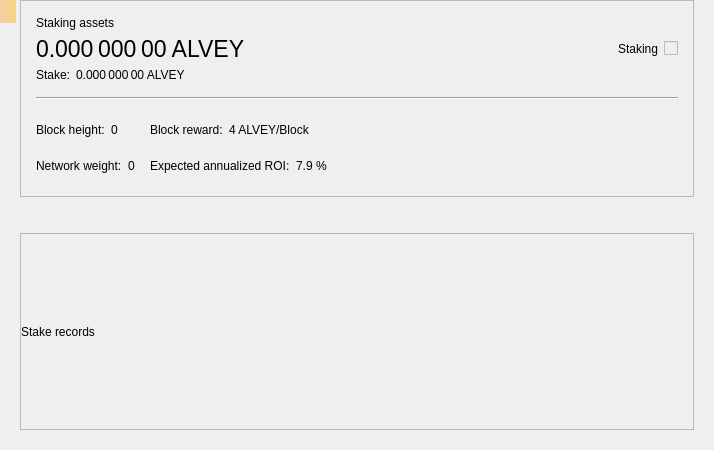
<?xml version="1.0" encoding="UTF-8"?>
<ui version="4.0">
 <class>StakePage</class>
 <widget class="QWidget" name="StakePage">
  <property name="geometry">
   <rect>
    <x>0</x>
    <y>0</y>
    <width>714</width>
    <height>450</height>
   </rect>
  </property>
  <property name="windowTitle">
   <string>Form</string>
  </property>
  <layout class="QVBoxLayout" name="verticalLayout_3">
   <property name="leftMargin">
    <number>20</number>
   </property>
   <property name="topMargin">
    <number>0</number>
   </property>
   <property name="rightMargin">
    <number>20</number>
   </property>
   <property name="bottomMargin">
    <number>20</number>
   </property>
   <item>
    <widget class="QFrame" name="frameStakeInfo">
     <property name="frameShape">
      <enum>QFrame::StyledPanel</enum>
     </property>
     <property name="frameShadow">
      <enum>QFrame::Raised</enum>
     </property>
     <layout class="QVBoxLayout" name="verticalLayout">
      <property name="spacing">
       <number>15</number>
      </property>
      <property name="leftMargin">
       <number>15</number>
      </property>
      <property name="topMargin">
       <number>15</number>
      </property>
      <property name="rightMargin">
       <number>15</number>
      </property>
      <property name="bottomMargin">
       <number>15</number>
      </property>
      <item>
       <layout class="QGridLayout" name="gridLayout_2">
        <property name="spacing">
         <number>6</number>
        </property>
        <item row="1" column="0">
         <widget class="QLabel" name="labelAssets">
          <property name="font">
           <font>
            <pointsize>17</pointsize>
           </font>
          </property>
          <property name="cursor">
           <cursorShape>IBeamCursor</cursorShape>
          </property>
          <property name="toolTip">
           <string>Your current spendable balance</string>
          </property>
          <property name="text">
           <string notr="true">0.000 000 00 ALVEY</string>
          </property>
          <property name="alignment">
           <set>Qt::AlignLeading|Qt::AlignLeft|Qt::AlignVCenter</set>
          </property>
          <property name="textInteractionFlags">
           <set>Qt::LinksAccessibleByMouse|Qt::TextSelectableByMouse</set>
          </property>
         </widget>
        </item>
        <item row="0" column="0">
         <widget class="QLabel" name="labelAssetsText">
          <property name="text">
           <string>Staking assets</string>
          </property>
          <property name="alignment">
           <set>Qt::AlignLeading|Qt::AlignLeft|Qt::AlignVCenter</set>
          </property>
         </widget>
        </item>
        <item row="1" column="2">
         <spacer name="horizontalSpacer_2">
          <property name="orientation">
           <enum>Qt::Horizontal</enum>
          </property>
          <property name="sizeHint" stdset="0">
           <size>
            <width>40</width>
            <height>20</height>
           </size>
          </property>
         </spacer>
        </item>
        <item row="4" column="0">
         <layout class="QHBoxLayout" name="horizontalLayout_5">
          <property name="spacing">
           <number>6</number>
          </property>
          <item>
           <widget class="QLabel" name="labelStakeText">
            <property name="sizePolicy">
             <sizepolicy hsizetype="Maximum" vsizetype="Preferred">
              <horstretch>0</horstretch>
              <verstretch>0</verstretch>
             </sizepolicy>
            </property>
            <property name="text">
             <string>Stake:</string>
            </property>
            <property name="alignment">
             <set>Qt::AlignLeading|Qt::AlignLeft|Qt::AlignVCenter</set>
            </property>
           </widget>
          </item>
          <item>
           <widget class="QLabel" name="labelStake">
            <property name="text">
             <string>0.000 000 00 ALVEY</string>
            </property>
            <property name="alignment">
             <set>Qt::AlignLeading|Qt::AlignLeft|Qt::AlignVCenter</set>
            </property>
            <property name="textInteractionFlags">
             <set>Qt::LinksAccessibleByMouse|Qt::TextSelectableByMouse</set>
            </property>
           </widget>
          </item>
          <item>
           <spacer name="horizontalSpacer_3">
            <property name="orientation">
             <enum>Qt::Horizontal</enum>
            </property>
            <property name="sizeType">
             <enum>QSizePolicy::Minimum</enum>
            </property>
            <property name="sizeHint" stdset="0">
             <size>
              <width>0</width>
              <height>0</height>
             </size>
            </property>
           </spacer>
          </item>
         </layout>
        </item>
        <item row="1" column="4">
         <widget class="QLabel" name="labelStaking">
          <property name="text">
           <string>Staking</string>
          </property>
         </widget>
        </item>
        <item row="1" column="5">
         <widget class="QSwitchControl" name="checkStake">
          <property name="enabled">
           <bool>false</bool>
          </property>
         </widget>
        </item>
       </layout>
      </item>
      <item>
       <widget class="Line" name="hLine">
        <property name="orientation">
         <enum>Qt::Horizontal</enum>
        </property>
       </widget>
      </item>
      <item>
       <layout class="QGridLayout" name="gridLayout">
        <property name="verticalSpacing">
         <number>6</number>
        </property>
        <item row="0" column="0">
         <layout class="QHBoxLayout" name="horizontalLayout">
          <property name="spacing">
           <number>6</number>
          </property>
          <item>
           <widget class="QLabel" name="labelHeightText">
            <property name="sizePolicy">
             <sizepolicy hsizetype="Maximum" vsizetype="Preferred">
              <horstretch>0</horstretch>
              <verstretch>0</verstretch>
             </sizepolicy>
            </property>
            <property name="text">
             <string>Block height:</string>
            </property>
            <property name="alignment">
             <set>Qt::AlignLeading|Qt::AlignLeft|Qt::AlignVCenter</set>
            </property>
           </widget>
          </item>
          <item>
           <widget class="QLabel" name="labelHeight">
            <property name="text">
             <string>0</string>
            </property>
            <property name="alignment">
             <set>Qt::AlignLeading|Qt::AlignLeft|Qt::AlignVCenter</set>
            </property>
            <property name="textInteractionFlags">
             <set>Qt::LinksAccessibleByMouse|Qt::TextSelectableByMouse</set>
            </property>
           </widget>
          </item>
          <item>
           <spacer name="horizontalSpacer_4">
            <property name="orientation">
             <enum>Qt::Horizontal</enum>
            </property>
            <property name="sizeType">
             <enum>QSizePolicy::Minimum</enum>
            </property>
            <property name="sizeHint" stdset="0">
             <size>
              <width>0</width>
              <height>0</height>
             </size>
            </property>
           </spacer>
          </item>
         </layout>
        </item>
        <item row="0" column="1">
         <layout class="QHBoxLayout" name="horizontalLayout_3">
          <property name="spacing">
           <number>6</number>
          </property>
          <item>
           <widget class="QLabel" name="labelRewardText">
            <property name="sizePolicy">
             <sizepolicy hsizetype="Maximum" vsizetype="Preferred">
              <horstretch>0</horstretch>
              <verstretch>0</verstretch>
             </sizepolicy>
            </property>
            <property name="text">
             <string>Block reward:</string>
            </property>
            <property name="alignment">
             <set>Qt::AlignLeading|Qt::AlignLeft|Qt::AlignVCenter</set>
            </property>
           </widget>
          </item>
          <item>
           <widget class="QLabel" name="labelReward">
            <property name="text">
             <string>4 ALVEY/Block</string>
            </property>
            <property name="alignment">
             <set>Qt::AlignLeading|Qt::AlignLeft|Qt::AlignVCenter</set>
            </property>
            <property name="textInteractionFlags">
             <set>Qt::LinksAccessibleByMouse|Qt::TextSelectableByMouse</set>
            </property>
           </widget>
          </item>
          <item>
           <spacer name="horizontalSpacer_6">
            <property name="orientation">
             <enum>Qt::Horizontal</enum>
            </property>
            <property name="sizeType">
             <enum>QSizePolicy::Minimum</enum>
            </property>
            <property name="sizeHint" stdset="0">
             <size>
              <width>0</width>
              <height>0</height>
             </size>
            </property>
           </spacer>
          </item>
         </layout>
        </item>
        <item row="0" column="2" rowspan="2">
         <spacer name="horizontalSpacer">
          <property name="orientation">
           <enum>Qt::Horizontal</enum>
          </property>
          <property name="sizeHint" stdset="0">
           <size>
            <width>40</width>
            <height>20</height>
           </size>
          </property>
         </spacer>
        </item>
        <item row="1" column="0">
         <layout class="QHBoxLayout" name="horizontalLayout_2">
          <property name="spacing">
           <number>6</number>
          </property>
          <item>
           <widget class="QLabel" name="labelWeightText">
            <property name="sizePolicy">
             <sizepolicy hsizetype="Maximum" vsizetype="Preferred">
              <horstretch>0</horstretch>
              <verstretch>0</verstretch>
             </sizepolicy>
            </property>
            <property name="text">
             <string>Network weight:</string>
            </property>
            <property name="alignment">
             <set>Qt::AlignLeading|Qt::AlignLeft|Qt::AlignVCenter</set>
            </property>
           </widget>
          </item>
          <item>
           <widget class="QLabel" name="labelWeight">
            <property name="text">
             <string>0</string>
            </property>
            <property name="alignment">
             <set>Qt::AlignLeading|Qt::AlignLeft|Qt::AlignVCenter</set>
            </property>
            <property name="textInteractionFlags">
             <set>Qt::LinksAccessibleByMouse|Qt::TextSelectableByMouse</set>
            </property>
           </widget>
          </item>
          <item>
           <spacer name="horizontalSpacer_5">
            <property name="orientation">
             <enum>Qt::Horizontal</enum>
            </property>
            <property name="sizeType">
             <enum>QSizePolicy::Minimum</enum>
            </property>
            <property name="sizeHint" stdset="0">
             <size>
              <width>0</width>
              <height>0</height>
             </size>
            </property>
           </spacer>
          </item>
         </layout>
        </item>
        <item row="1" column="1">
         <layout class="QHBoxLayout" name="horizontalLayout_4">
          <property name="spacing">
           <number>6</number>
          </property>
          <item>
           <widget class="QLabel" name="labelROIText">
            <property name="sizePolicy">
             <sizepolicy hsizetype="Maximum" vsizetype="Preferred">
              <horstretch>0</horstretch>
              <verstretch>0</verstretch>
             </sizepolicy>
            </property>
            <property name="text">
             <string>Expected annualized ROI:</string>
            </property>
            <property name="alignment">
             <set>Qt::AlignLeading|Qt::AlignLeft|Qt::AlignVCenter</set>
            </property>
           </widget>
          </item>
          <item>
           <widget class="QLabel" name="labelROI">
            <property name="text">
             <string>7.9 %</string>
            </property>
            <property name="alignment">
             <set>Qt::AlignLeading|Qt::AlignLeft|Qt::AlignVCenter</set>
            </property>
            <property name="textInteractionFlags">
             <set>Qt::LinksAccessibleByMouse|Qt::TextSelectableByMouse</set>
            </property>
           </widget>
          </item>
          <item>
           <spacer name="horizontalSpacer_7">
            <property name="orientation">
             <enum>Qt::Horizontal</enum>
            </property>
            <property name="sizeType">
             <enum>QSizePolicy::Minimum</enum>
            </property>
            <property name="sizeHint" stdset="0">
             <size>
              <width>0</width>
              <height>0</height>
             </size>
            </property>
           </spacer>
          </item>
         </layout>
        </item>
       </layout>
      </item>
     </layout>
    </widget>
   </item>
   <item>
    <spacer name="verticalSpacer">
     <property name="orientation">
      <enum>Qt::Vertical</enum>
     </property>
     <property name="sizeType">
      <enum>QSizePolicy::Fixed</enum>
     </property>
     <property name="sizeHint" stdset="0">
      <size>
       <width>20</width>
       <height>30</height>
      </size>
     </property>
    </spacer>
   </item>
   <item>
    <widget class="QFrame" name="frameStakeRecords">
     <property name="frameShape">
      <enum>QFrame::StyledPanel</enum>
     </property>
     <property name="frameShadow">
      <enum>QFrame::Raised</enum>
     </property>
     <layout class="QVBoxLayout" name="verticalLayout_2">
      <property name="leftMargin">
       <number>0</number>
      </property>
      <property name="topMargin">
       <number>0</number>
      </property>
      <property name="rightMargin">
       <number>0</number>
      </property>
      <property name="bottomMargin">
       <number>0</number>
      </property>
      <item>
       <widget class="QLabel" name="labelRecordsText">
        <property name="text">
         <string>Stake records</string>
        </property>
       </widget>
      </item>
     </layout>
    </widget>
   </item>
  </layout>
  <widget class="QLabel" name="labelAlerts">
   <property name="geometry">
    <rect>
     <x>0</x>
     <y>0</y>
     <width>16</width>
     <height>23</height>
    </rect>
   </property>
   <property name="visible">
    <bool>false</bool>
   </property>
   <property name="styleSheet">
    <string notr="true">QLabel { background-color: qlineargradient(x1: 0, y1: 0, x2: 1, y2: 0, stop:0 #F0D0A0, stop:1 #F8D488); color:#000000; }</string>
   </property>
   <property name="wordWrap">
    <bool>true</bool>
   </property>
   <property name="margin">
    <number>3</number>
   </property>
   <property name="textInteractionFlags">
    <set>Qt::TextSelectableByMouse</set>
   </property>
  </widget>
 </widget>
 <customwidgets>
  <customwidget>
   <class>QSwitchControl</class>
   <extends>QCheckBox</extends>
   <header>qt/qswitchcontrol.h</header>
  </customwidget>
 </customwidgets>
 <resources/>
 <connections/>
</ui>
